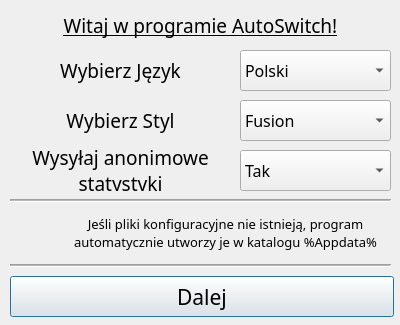
<?xml version="1.0" encoding="UTF-8"?>
<ui version="4.0">
 <class>FirstRun</class>
 <widget class="QDialog" name="FirstRun">
  <property name="geometry">
   <rect>
    <x>0</x>
    <y>0</y>
    <width>400</width>
    <height>325</height>
   </rect>
  </property>
  <property name="font">
   <font>
    <family>Century Gothic</family>
   </font>
  </property>
  <property name="cursor">
   <cursorShape>ArrowCursor</cursorShape>
  </property>
  <property name="windowTitle">
   <string>Witaj!</string>
  </property>
  <widget class="QComboBox" name="First_LanguageSelect">
   <property name="enabled">
    <bool>true</bool>
   </property>
   <property name="geometry">
    <rect>
     <x>240</x>
     <y>50</y>
     <width>151</width>
     <height>41</height>
    </rect>
   </property>
   <property name="font">
    <font>
     <pointsize>12</pointsize>
    </font>
   </property>
   <property name="cursor">
    <cursorShape>PointingHandCursor</cursorShape>
   </property>
   <property name="currentText">
    <string notr="true">Polski</string>
   </property>
   <property name="iconSize">
    <size>
     <width>32</width>
     <height>32</height>
    </size>
   </property>
   <property name="duplicatesEnabled">
    <bool>false</bool>
   </property>
   <item>
    <property name="text">
     <string notr="true">Polski</string>
    </property>
    <property name="icon">
     <iconset resource="../../resources.qrc">
      <normaloff>:/flags/Resources/Flags/pl.png</normaloff>:/flags/Resources/Flags/pl.png</iconset>
    </property>
   </item>
   <item>
    <property name="text">
     <string notr="true">English</string>
    </property>
    <property name="icon">
     <iconset resource="../../resources.qrc">
      <normaloff>:/flags/Resources/Flags/en.png</normaloff>:/flags/Resources/Flags/en.png</iconset>
    </property>
   </item>
  </widget>
  <widget class="QLabel" name="label">
   <property name="geometry">
    <rect>
     <x>10</x>
     <y>10</y>
     <width>381</width>
     <height>31</height>
    </rect>
   </property>
   <property name="font">
    <font>
     <family>Century Gothic</family>
     <pointsize>14</pointsize>
     <weight>50</weight>
     <bold>false</bold>
     <underline>true</underline>
    </font>
   </property>
   <property name="text">
    <string>Witaj w programie AutoSwitch!</string>
   </property>
   <property name="alignment">
    <set>Qt::AlignCenter</set>
   </property>
  </widget>
  <widget class="QPushButton" name="First_NextButton">
   <property name="geometry">
    <rect>
     <x>10</x>
     <y>276</y>
     <width>384</width>
     <height>41</height>
    </rect>
   </property>
   <property name="font">
    <font>
     <family>Century Gothic</family>
     <pointsize>16</pointsize>
    </font>
   </property>
   <property name="cursor">
    <cursorShape>PointingHandCursor</cursorShape>
   </property>
   <property name="text">
    <string>Dalej</string>
   </property>
   <property name="icon">
    <iconset resource="../../resources.qrc">
     <normaloff>:/icons/Resources/Icons/accept.png</normaloff>:/icons/Resources/Icons/accept.png</iconset>
   </property>
   <property name="iconSize">
    <size>
     <width>32</width>
     <height>32</height>
    </size>
   </property>
  </widget>
  <widget class="QLabel" name="label_2">
   <property name="geometry">
    <rect>
     <x>10</x>
     <y>50</y>
     <width>221</width>
     <height>41</height>
    </rect>
   </property>
   <property name="font">
    <font>
     <family>Century Gothic</family>
     <pointsize>14</pointsize>
    </font>
   </property>
   <property name="text">
    <string>Wybierz Język</string>
   </property>
   <property name="alignment">
    <set>Qt::AlignCenter</set>
   </property>
  </widget>
  <widget class="QLabel" name="label_3">
   <property name="geometry">
    <rect>
     <x>60</x>
     <y>197</y>
     <width>331</width>
     <height>71</height>
    </rect>
   </property>
   <property name="font">
    <font>
     <family>Century Gothic</family>
     <pointsize>10</pointsize>
    </font>
   </property>
   <property name="text">
    <string>Jeśli pliki konfiguracyjne nie istnieją, program automatycznie utworzy je w katalogu %Appdata%</string>
   </property>
   <property name="alignment">
    <set>Qt::AlignCenter</set>
   </property>
   <property name="wordWrap">
    <bool>true</bool>
   </property>
  </widget>
  <widget class="QLabel" name="label_4">
   <property name="geometry">
    <rect>
     <x>10</x>
     <y>213</y>
     <width>41</width>
     <height>41</height>
    </rect>
   </property>
   <property name="text">
    <string notr="true"/>
   </property>
   <property name="pixmap">
    <pixmap resource="../../resources.qrc">:/icons/Resources/Icons/info.png</pixmap>
   </property>
   <property name="scaledContents">
    <bool>true</bool>
   </property>
  </widget>
  <widget class="Line" name="line">
   <property name="geometry">
    <rect>
     <x>10</x>
     <y>255</y>
     <width>381</width>
     <height>20</height>
    </rect>
   </property>
   <property name="lineWidth">
    <number>1</number>
   </property>
   <property name="midLineWidth">
    <number>1</number>
   </property>
   <property name="orientation">
    <enum>Qt::Horizontal</enum>
   </property>
  </widget>
  <widget class="Line" name="line_2">
   <property name="geometry">
    <rect>
     <x>10</x>
     <y>190</y>
     <width>381</width>
     <height>20</height>
    </rect>
   </property>
   <property name="lineWidth">
    <number>1</number>
   </property>
   <property name="midLineWidth">
    <number>1</number>
   </property>
   <property name="orientation">
    <enum>Qt::Horizontal</enum>
   </property>
  </widget>
  <widget class="QLabel" name="label_5">
   <property name="geometry">
    <rect>
     <x>10</x>
     <y>100</y>
     <width>221</width>
     <height>41</height>
    </rect>
   </property>
   <property name="font">
    <font>
     <family>Century Gothic</family>
     <pointsize>14</pointsize>
    </font>
   </property>
   <property name="text">
    <string>Wybierz Styl</string>
   </property>
   <property name="alignment">
    <set>Qt::AlignCenter</set>
   </property>
  </widget>
  <widget class="QComboBox" name="First_Theme_Choose">
   <property name="geometry">
    <rect>
     <x>240</x>
     <y>100</y>
     <width>151</width>
     <height>41</height>
    </rect>
   </property>
   <property name="font">
    <font>
     <pointsize>12</pointsize>
    </font>
   </property>
   <property name="cursor">
    <cursorShape>PointingHandCursor</cursorShape>
   </property>
   <property name="currentText">
    <string notr="true">Fusion</string>
   </property>
   <item>
    <property name="text">
     <string notr="true">Fusion</string>
    </property>
   </item>
   <item>
    <property name="text">
     <string notr="true">Fusion Dark</string>
    </property>
   </item>
   <item>
    <property name="text">
     <string notr="true">Windows</string>
    </property>
   </item>
  </widget>
  <widget class="QLabel" name="label_6">
   <property name="geometry">
    <rect>
     <x>10</x>
     <y>150</y>
     <width>221</width>
     <height>41</height>
    </rect>
   </property>
   <property name="font">
    <font>
     <pointsize>14</pointsize>
    </font>
   </property>
   <property name="text">
    <string>Wysyłaj anonimowe statystyki</string>
   </property>
   <property name="alignment">
    <set>Qt::AlignCenter</set>
   </property>
   <property name="wordWrap">
    <bool>true</bool>
   </property>
  </widget>
  <widget class="QComboBox" name="First_Statistics">
   <property name="enabled">
    <bool>true</bool>
   </property>
   <property name="geometry">
    <rect>
     <x>240</x>
     <y>150</y>
     <width>151</width>
     <height>41</height>
    </rect>
   </property>
   <property name="font">
    <font>
     <pointsize>12</pointsize>
    </font>
   </property>
   <property name="cursor">
    <cursorShape>PointingHandCursor</cursorShape>
   </property>
   <property name="currentIndex">
    <number>1</number>
   </property>
   <property name="iconSize">
    <size>
     <width>32</width>
     <height>32</height>
    </size>
   </property>
   <item>
    <property name="text">
     <string>Nie</string>
    </property>
    <property name="icon">
     <iconset resource="../../resources.qrc">
      <normaloff>:/icons/Resources/Icons/cancel.png</normaloff>:/icons/Resources/Icons/cancel.png</iconset>
    </property>
   </item>
   <item>
    <property name="text">
     <string>Tak</string>
    </property>
    <property name="icon">
     <iconset resource="../../resources.qrc">
      <normaloff>:/icons/Resources/Icons/accept.png</normaloff>:/icons/Resources/Icons/accept.png</iconset>
    </property>
   </item>
  </widget>
 </widget>
 <resources>
  <include location="../../resources.qrc"/>
 </resources>
 <connections/>
</ui>
